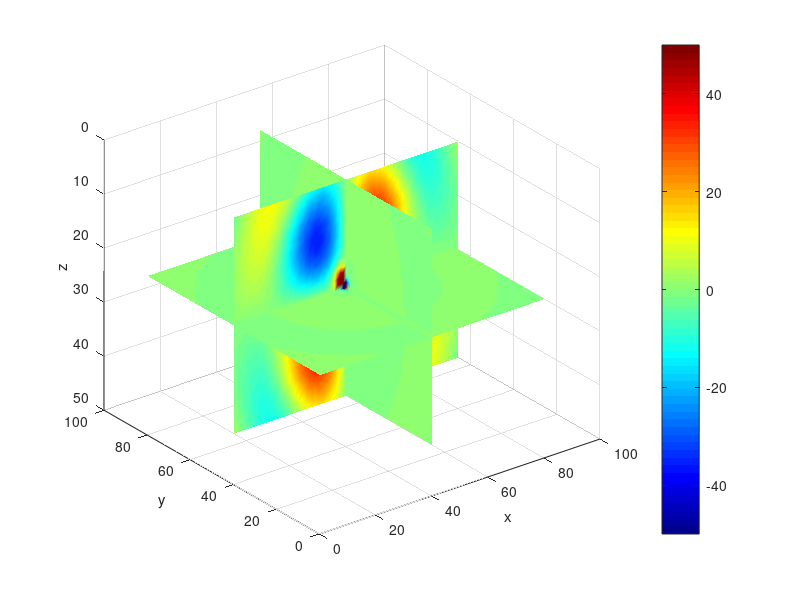
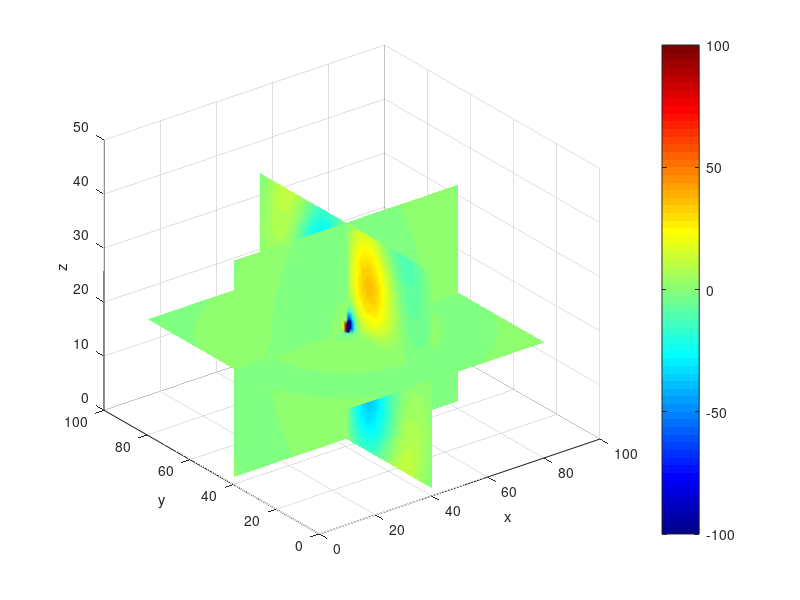
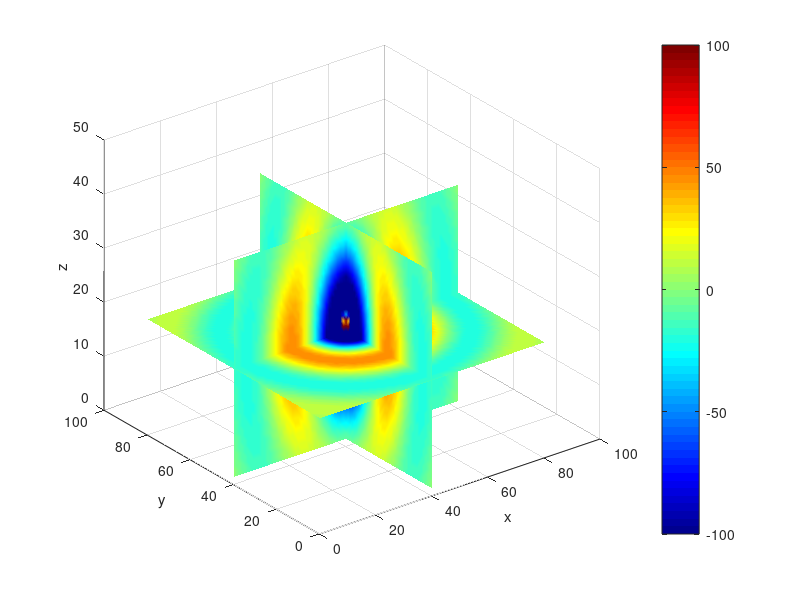

Reproduce these figures in MATLAB, in order.
%           Vector Finite Frequency Domain Simulation for GPR              %
%                   Analytical Solution of dipole                          %
% ------------------------ 2024.10 Siyuan Ding --------------------------- %
% Frequency-domain vector finite element forward modeling of 3D GPR data
% using exact PML absorbing boundary conditions %
clc;clear;tic
%% Define Model
Nx = 80; 
Ny = 80; 
Nz = 40;
ds = 0.05;
dx = ds; 
dy = ds;
dz = ds;
miu = 4*pi*1e-7;
ep0 = 8.85*1.0e-12;
ep=4;                % relative permittivity
sig=0.003;           % conductivity
%% Antenna
freq =1e8;
%% Analytical Solution
eta=120*pi/2;
Io=1;                % current in dipole
l=1;                 % length of dipole
% c = 1e8;
% lambda=c/freq;       % wavelength
% k=(2*pi)/lambda;     % propagation constant
omega = 2 * pi *freq;
k = sqrt(omega^2.*ep0*miu*(ep-1i*sig/omega/ep0));
x = Nx * dx/2;
y = Ny * dy/2;
z = Nz * dz/2;
xx = [-x:dx:-(0+dx) dx/50 (0+dx):dx:x];    % avoid zero
yy = [-y:dy:-(0+dy) dy/50 (0+dy):dy:y];
zz = [-z:dz:-(0+dz) dz/50 (0+dz):dz:z];
[X,Y,Z] = meshgrid(xx,yy,zz);

r = sqrt( X.^2 + Y.^2 + Z.^2 );            % distance from centre in grid
theta = atan( sqrt(X.^2 + Y.^2)./Z);       % theta at each grid points
phi = atan2(Y,X);

Er = ((eta*Io*l)./(2*pi*r.^2)).*(1+1./(1j*k*r)).*cos(theta).*exp(-1j*k*r);
Etheta = ((1j*eta*k*Io*1)./(4*pi*r)).*(1+1./(1j*k*r)-1./(k*r).^2).*sin(theta).*exp(-1j*k*r);
Ephi = 0;

Ex = Er.*sin(theta).*cos(phi) + Etheta.*cos(theta).*cos(phi) - Ephi*sin(phi);
Ey = Er.*sin(theta).*sin(phi) + Etheta.*cos(theta).*sin(phi) + Ephi*cos(phi);
Ez = Er.*cos(theta) - Etheta.*sin(theta);
%% Plot
size_t = ceil(size(Ex)/2);
fig1=figure(1);
axes1 = axes('Parent',fig1);
image1=slice(real(Ex),size_t(1),size_t(2),size_t(3));
set(image1,'EdgeColor','none','FaceColor','interp');
colormap jet
colorbar
caxis([-100, 100]);
xlabel('x');ylabel('y');zlabel('z');
set(axes1,'CLim',[-50 50],'ZDir','reverse');

fig2=figure(2);
axes2 = axes('Parent',fig2);
image2=slice(real(Ey),size_t(1),size_t(2),size_t(3));
set(image2,'EdgeColor','none','FaceColor','interp');
colormap jet
colorbar
caxis([-100, 100]);
xlabel('x');ylabel('y');zlabel('z');
set(axes1,'CLim',[-50 50],'ZDir','reverse');

fig3=figure(3);
axes3 = axes('Parent',fig3);
image3=slice(real(Ez),size_t(1),size_t(2),size_t(3));
set(image3,'EdgeColor','none','FaceColor','interp');
colormap jet
colorbar
caxis([-100, 100]);
xlabel('x');ylabel('y');zlabel('z');
set(axes1,'CLim',[-50 50],'ZDir','reverse');